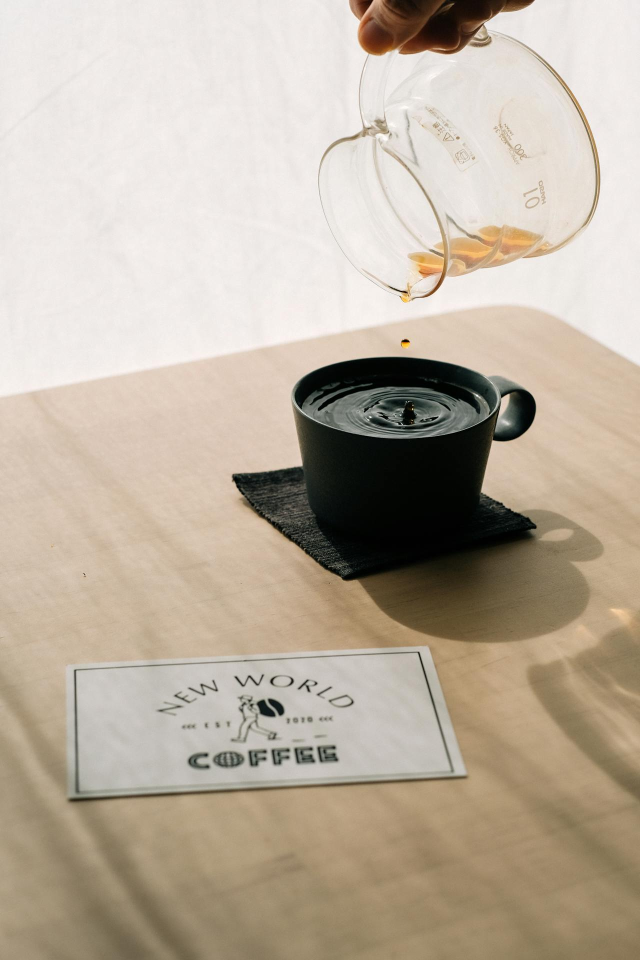
#> input picture images/card.jpg, 1280 x 1920 px (shown at 1/2 size)
$ jupyter execute mini_project_1.ipynb
#> lines starting #> are read from the running program, lines starting #| are printed output that depends on the picture
## 미니 프로젝트1 : 반자동 문서 스캐너

[cell 1]
# setting
import cv2
import numpy as np
DEFAULT_IMAGE_PATH = "../images/card.jpg"
DEFAULT_VIDEO_PATH = "../videos/dog.mp4"
print("setting complete")

### 1. 마우스 이벤트 등록

[cell 2]
img = cv2.imread(DEFAULT_IMAGE_PATH)
#> img is the input picture: shape (1920, 1280, 3); mean B, G, R 159.5, 175.4, 187.3

def mouse_handler(event, x, y, flags, param):
  if event == cv2.EVENT_LBUTTONDOWN:
    print("왼쪽 클릭?")

# img라는 이름의 윈도우를 미리 생성 -> 여기에 마우스 이벤트 핸들러 적용
cv2.namedWindow("img")
cv2.setMouseCallback("img", mouse_handler)
dst = cv2.resize(img, None, fx=0.5, fy=0.5)
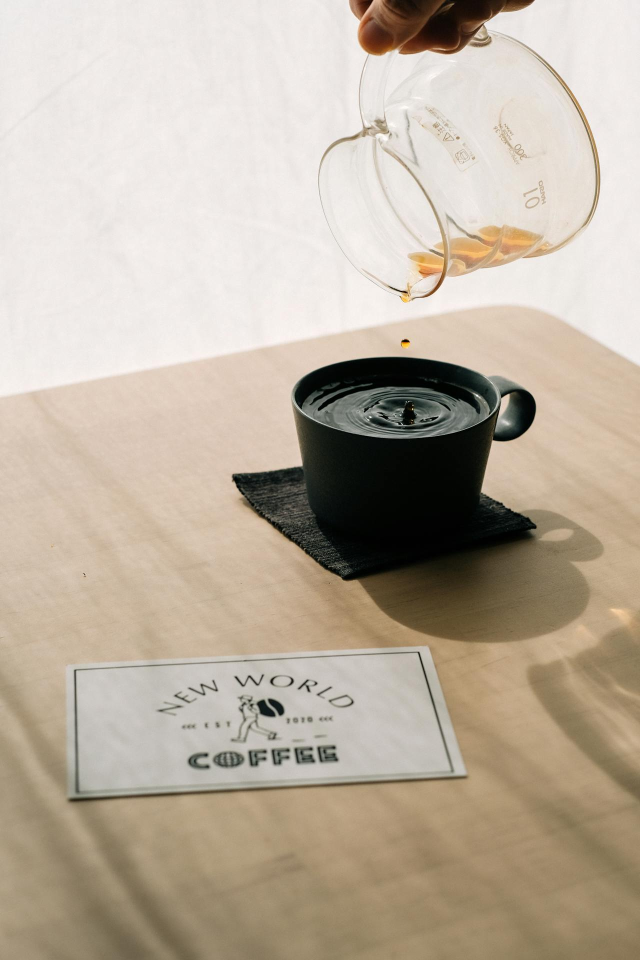
#> dst: shape (960, 640, 3); mean B, G, R 159.6, 175.5, 187.4
cv2.imshow("img", dst)
cv2.waitKey(0)
cv2.destroyAllWindows()

### 프로젝트

[cell 3]
src_img = cv2.imread(DEFAULT_IMAGE_PATH)
dst = cv2.resize(src_img, None, fx=0.5, fy=0.5)
point_list = []

def show_result():
  width, height = 320, 180
  src = np.float32(point_list)
  target = np.array([[0,0],[width,0],[width, height],[0, height]], dtype=np.float32)
  mat = cv2.getPerspectiveTransform(src, target)
  result = cv2.warpPerspective(dst, mat, (width, height))
  cv2.imshow("result", result)

drawing = False
def mouse_handler(event, x, y, flags, param):
  global drawing
  coppied = dst.copy()

  if event == cv2.EVENT_LBUTTONDOWN:
    drawing = True
    point_list.append((x,y))

  if drawing:
    prev_point = None
    for point in point_list:
      cv2.circle(coppied, point, 7, (0,255,255), cv2.FILLED, cv2.LINE_AA)
      if prev_point:
        cv2.line(coppied, prev_point, point, (0,255,255), 2, cv2.LINE_AA)
      prev_point = point

    next_point = (x,y)
    if len(point_list) == 4:
      show_result()
      next_point = point_list[0]

    cv2.line(coppied, point_list[-1], next_point, (0,255,255), 2, cv2.LINE_AA)

  cv2.imshow("img", coppied)

# img라는 이름의 윈도우를 미리 생성 -> 여기에 마우스 이벤트 핸들러 적용
cv2.namedWindow("img")
cv2.setMouseCallback("img", mouse_handler)
cv2.imshow("img", dst)
cv2.waitKey(0)
cv2.destroyAllWindows()

[cell 4]
import cv2

CARD = "../images/dog.jpg"

img = cv2.imread(CARD, cv2.IMREAD_GRAYSCALE)
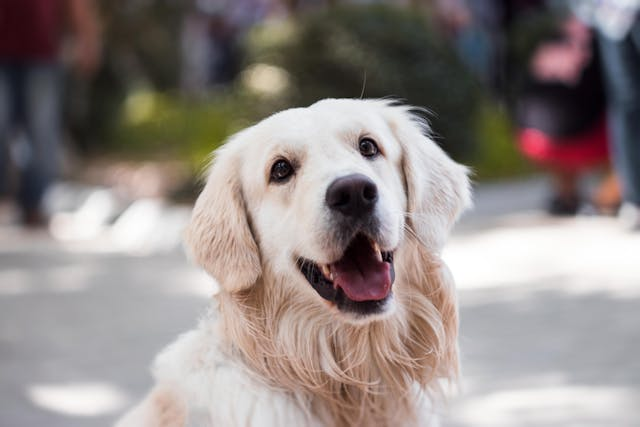
#> input picture images/dog.jpg, 640 x 427 px
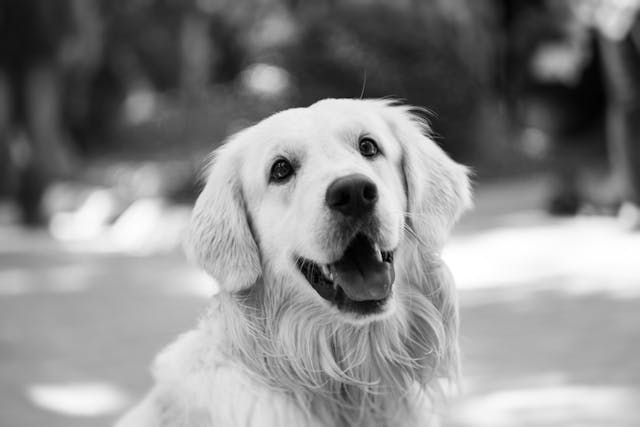
#> img: shape (427, 640); min 0, max 255, mean 137.4
# [5 lines of commented-out code are left out]
cv2.imshow("view", img)
cv2.waitKey(0)
cv2.destroyAllWindows()
